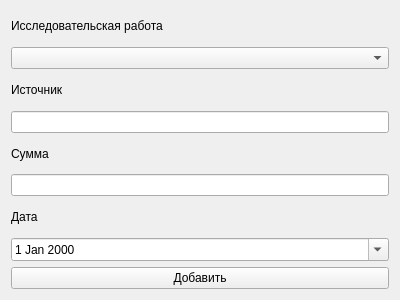
<?xml version="1.0" encoding="UTF-8"?>
<ui version="4.0">
 <class>funding_insert</class>
 <widget class="QWidget" name="funding_insert">
  <property name="geometry">
   <rect>
    <x>0</x>
    <y>0</y>
    <width>400</width>
    <height>300</height>
   </rect>
  </property>
  <property name="windowTitle">
   <string>Form</string>
  </property>
  <layout class="QGridLayout" name="gridLayout">
   <item row="5" column="0">
    <widget class="QLineEdit" name="AmountInput">
     <property name="focusPolicy">
      <enum>Qt::ClickFocus</enum>
     </property>
     <property name="inputMethodHints">
      <set>Qt::ImhPreferNumbers</set>
     </property>
    </widget>
   </item>
   <item row="4" column="0">
    <widget class="QLabel" name="label_3">
     <property name="text">
      <string>Сумма</string>
     </property>
    </widget>
   </item>
   <item row="2" column="0">
    <widget class="QLabel" name="label">
     <property name="text">
      <string>Источник</string>
     </property>
    </widget>
   </item>
   <item row="0" column="0">
    <widget class="QLabel" name="label_2">
     <property name="text">
      <string>Исследовательская работа</string>
     </property>
    </widget>
   </item>
   <item row="6" column="0">
    <widget class="QLabel" name="label_4">
     <property name="text">
      <string>Дата</string>
     </property>
    </widget>
   </item>
   <item row="1" column="0">
    <widget class="QComboBox" name="comboBox"/>
   </item>
   <item row="3" column="0">
    <widget class="QLineEdit" name="SourceInput">
     <property name="focusPolicy">
      <enum>Qt::ClickFocus</enum>
     </property>
     <property name="inputMethodHints">
      <set>Qt::ImhEmailCharactersOnly</set>
     </property>
    </widget>
   </item>
   <item row="8" column="0">
    <widget class="QPushButton" name="InsertSubmit">
     <property name="sizePolicy">
      <sizepolicy hsizetype="Expanding" vsizetype="Fixed">
       <horstretch>0</horstretch>
       <verstretch>0</verstretch>
      </sizepolicy>
     </property>
     <property name="maximumSize">
      <size>
       <width>16777215</width>
       <height>16777215</height>
      </size>
     </property>
     <property name="sizeIncrement">
      <size>
       <width>0</width>
       <height>0</height>
      </size>
     </property>
     <property name="baseSize">
      <size>
       <width>0</width>
       <height>0</height>
      </size>
     </property>
     <property name="layoutDirection">
      <enum>Qt::LeftToRight</enum>
     </property>
     <property name="styleSheet">
      <string notr="true"/>
     </property>
     <property name="text">
      <string>Добавить</string>
     </property>
     <property name="autoRepeatInterval">
      <number>100</number>
     </property>
     <property name="autoDefault">
      <bool>false</bool>
     </property>
    </widget>
   </item>
   <item row="7" column="0">
    <widget class="QDateEdit" name="dateEdit">
     <property name="calendarPopup">
      <bool>true</bool>
     </property>
    </widget>
   </item>
  </layout>
 </widget>
 <resources/>
 <connections/>
</ui>
